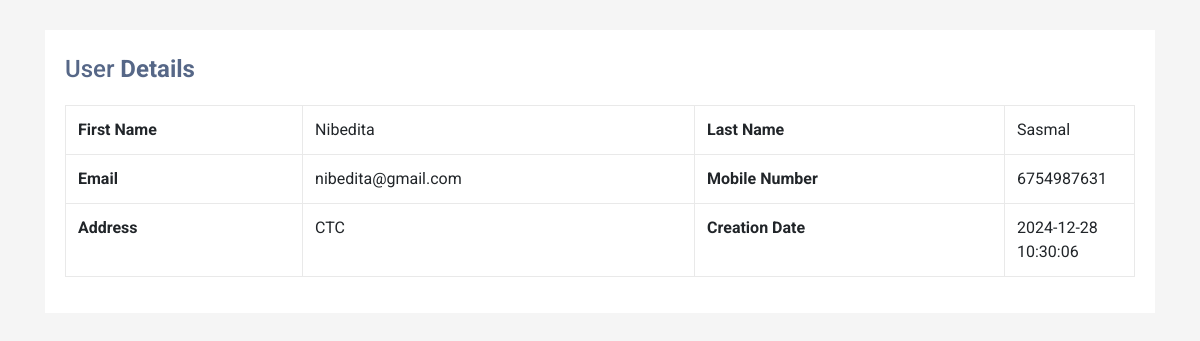
/read.php?viewid=3, run on the app's committed database.
### tables this page shows
CREATE TABLE `tblusers` (
  `ID` int(10) NOT NULL,
  `FirstName` varchar(200) DEFAULT NULL,
  `LastName` varchar(200) DEFAULT NULL,
  `MobileNumber` bigint(10) DEFAULT NULL,
  `Email` varchar(200) DEFAULT NULL,
  `Address` mediumtext DEFAULT NULL,
  `CreationDate` timestamp NOT NULL DEFAULT current_timestamp() ON UPDATE current_timestamp()
);

### read.php (the view, shortened to what this page needs)
<?php
include('dbconnection.php');
?>
<!DOCTYPE html>
<html lang="en">
<head>
<link rel="stylesheet" href="https://stackpath.bootstrapcdn.com/bootstrap/4.5.0/css/bootstrap.min.css">
<link rel="stylesheet" href="https://maxcdn.bootstrapcdn.com/font-awesome/4.7.0/css/font-awesome.min.css">
</head>
<body>
<div class="container-xl">
    <div class="table-responsive">
        <div class="table-wrapper">
            <div class="table-title">
                <div class="row">
                    <div class="col-sm-5">
                        <h2>User <b>Details</b></h2>
                    </div>
                </div>
            </div>
<table cellpadding="0" cellspacing="0" border="0" class="display table table-bordered" id="hidden-table-info">
<tbody>
<?php
$vid=$_GET['viewid'];
$ret=mysqli_query($con,"select * from tblusers where ID =$vid");
while ($row=mysqli_fetch_array($ret)) {
?>
 <tr>
    <th>First Name</th>
    <td><?php  echo $row['FirstName'];?></td>
    <th>Last Name</th>
    <td><?php  echo $row['LastName'];?></td>
  </tr>
  <tr>
    <th>Email</th>
    <td><?php  echo $row['Email'];?></td>
    <th>Mobile Number</th>
    <td><?php  echo $row['MobileNumber'];?></td>
  </tr>
  <tr>
    <th>Address</th>
    <td><?php  echo $row['Address'];?></td>
    <th>Creation Date</th>
    <td><?php  echo $row['CreationDate'];?></td>
  </tr>
<?php
}?>
</tbody>
</table>
        </div>
    </div>
</div>
</body>
</html>

### read.php (style rules this page uses)
body { color: #566787; background: #f5f5f5; font-family: 'Roboto', sans-serif; }
.table-responsive { margin: 30px 0; }
.table-wrapper { min-width: 1000px; background: #fff; padding: 20px; box-shadow: 0 1px 1px rgba(0,0,0,.05); }
.table-title { font-size: 15px; padding-bottom: 10px; margin: 0 0 10px; min-height: 45px; }
.table-title h2 { margin: 5px 0 0; font-size: 24px; }
table.table tr th, table.table tr td { border-color: #e9e9e9; }
table.table td:last-child { width: 130px; }

### data on the page
tblusers: FirstName "Nibedita", LastName "Sasmal", Email "nibedita@gmail.com", MobileNumber "6754987631", Address "CTC", CreationDate "2024-12-28 10:30:06"
